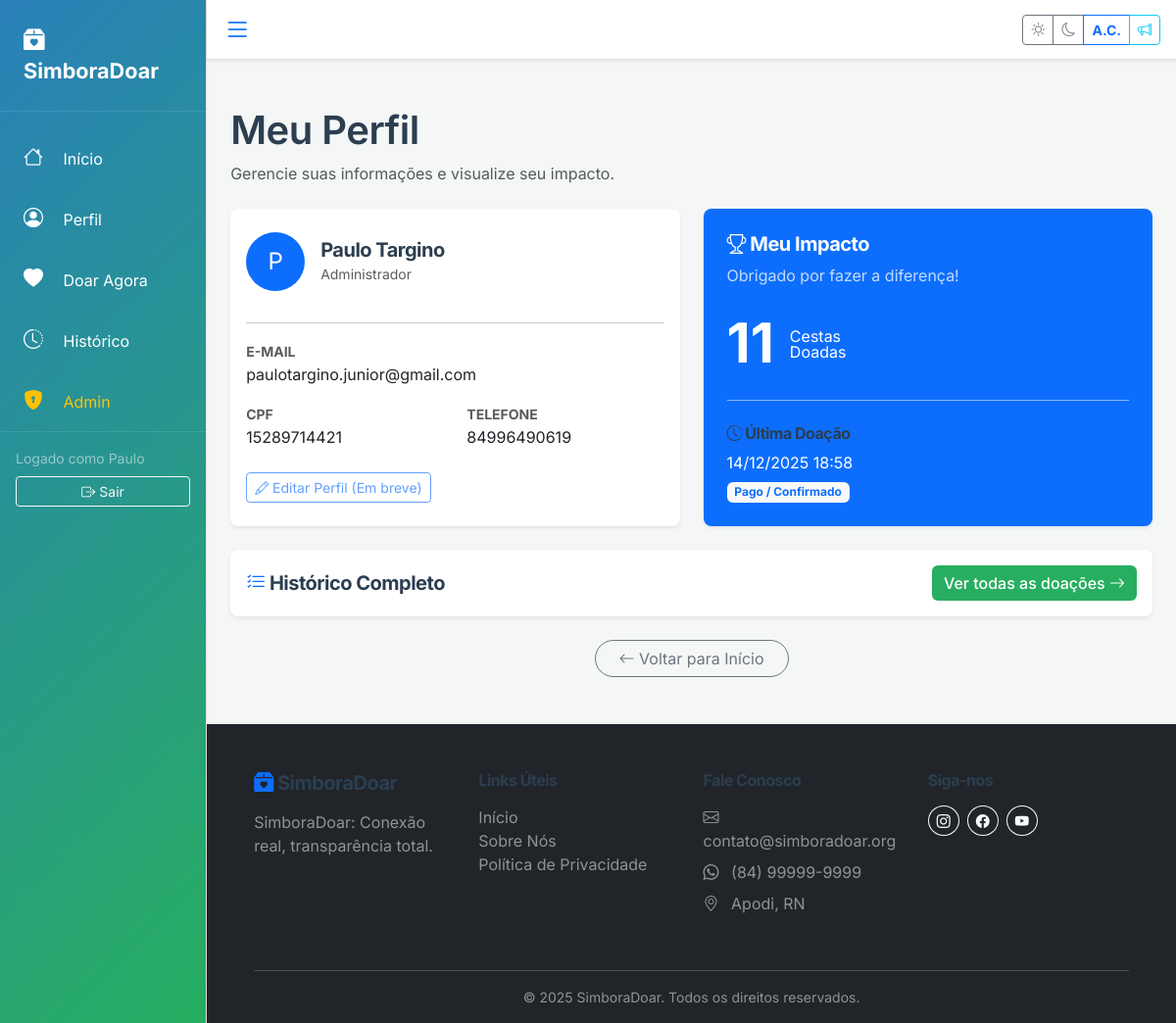
Screenshot of /profile/ (signed in) with the database file from the repository.
### core/models.py (models this page shows, shortened)
class User(AbstractUser):
    cpf = models.CharField(max_length=14, unique=True, verbose_name="CPF")
    phone = models.CharField(max_length=15, verbose_name="Telefone")
    REQUIRED_FIELDS = ['email', 'cpf', 'phone']

class Donation(models.Model):
    STATUS_CHOICES = [
        ('PENDING', 'Pendente'),
        ('PAID', 'Pago / Confirmado'),
        ('DELIVERING', 'Em Entrega'),
        ('COMPLETED', 'Entregue'),
    ]
    TYPE_CHOICES = [
        ('PREMADE', 'Cesta Pronta'),
        ('CUSTOM', 'Cesta Customizada'),
    ]
    id = models.UUIDField(primary_key=True, default=uuid.uuid4, editable=False)
    user = models.ForeignKey(User, on_delete=models.CASCADE, related_name='donations')
    community = models.ForeignKey(Community, on_delete=models.SET_NULL, null=True, blank=True, related_name='donations', verbose_name="Comunidade Destino")
    type = models.CharField(max_length=20, choices=TYPE_CHOICES)
    items = models.JSONField(default=list, verbose_name="Itens da Cesta")
    total_value = models.DecimalField(max_digits=10, decimal_places=2, default=0.00)
    status = models.CharField(max_length=20, choices=STATUS_CHOICES, default='PENDING')
    created_at = models.DateTimeField(auto_now_add=True)

### core/views.py (the view)
# urls.py: path('profile/', views.profile, name='profile'),
@login_required
def profile(request):
    donations = Donation.objects.filter(user=request.user)
    total_donations = donations.count()
    last_donation = donations.order_by('created_at').last()
    context = {
        'total_donations': total_donations,
        'last_donation': last_donation,
    }
    return render(request, 'core/profile.html', context)

### templates/core/profile.html (shortened to what this page needs)
{% extends 'base.html' %}
{% block content %}
<div class="container-fluid p-4">
    <h1 class="mt-4">Meu Perfil</h1>
    <p class="text-muted">Gerencie suas informações e visualize seu impacto.</p>
    <div class="row mt-4">
        <div class="col-md-6 mb-4">
            <div class="card shadow-sm h-100 border-0">
                <div class="card-header bg-transparent border-0 pt-4 pb-0">
                    <div class="d-flex align-items-center">
                        <div class="bg-primary text-white rounded-circle d-flex align-items-center justify-content-center me-3"
                            style="width: 60px; height: 60px; font-size: 24px;">
                            {{ user.username|slice:":1"|upper }}
                        </div>
                        <div>
                            <h5 class="mb-0 fw-bold">{{ user.get_full_name|default:user.username }}</h5>
                            <small class="text-muted">
                                {% if user.is_superuser %}Administrador{% else %}Doador{% endif %}
                            </small>
                        </div>
                    </div>
                </div>
                <div class="card-body">
                    <hr>
                    <div class="mb-3">
                        <label class="small text-muted fw-bold">E-MAIL</label>
                        <p class="mb-0">{{ user.email }}</p>
                    </div>
                    <div class="row">
                        <div class="col-6 mb-3">
                            <label class="small text-muted fw-bold">CPF</label>
                            <p class="mb-0">{{ user.cpf|default:"Não informado" }}</p>
                        </div>
                        <div class="col-6 mb-3">
                            <label class="small text-muted fw-bold">TELEFONE</label>
                            <p class="mb-0">{{ user.phone|default:"Não informado" }}</p>
                        </div>
                    </div>
                    <button class="btn btn-outline-primary btn-sm mt-2 disabled">
                        <i class="bi bi-pencil"></i> Editar Perfil (Em breve)
                    </button>
                </div>
            </div>
        </div>
        <div class="col-md-6 mb-4">
            <div class="card shadow-sm h-100 border-0 bg-primary text-white">
                <div class="card-body p-4">
                    <h5 class="card-title fw-bold"><i class="bi bi-trophy"></i> Meu Impacto</h5>
                    <p class="opacity-75">Obrigado por fazer a diferença!</p>
                    <div class="d-flex align-items-center mt-4">
                        <div class="display-4 fw-bold me-3">{{ total_donations }}</div>
                        <div class="lh-1">
                            Cestas<br>Doadas
                        </div>
                    </div>
                    <hr class="my-4 opacity-50">
                    <h6 class="fw-bold"><i class="bi bi-clock-history"></i> Última Doação</h6>
                    {% if last_donation %}
                    <p class="mb-1">{{ last_donation.created_at|date:"d/m/Y H:i" }}</p>
                    <span class="badge bg-light text-primary">{{ last_donation.get_status_display }}</span>
                    {% else %}
                    <p class="mb-0 opacity-75">Você ainda não fez doações.</p>
                    <a href="{% url 'donate_options' %}" class="btn btn-light btn-sm mt-3 text-primary fw-bold">Fazer
                        primeira doação</a>
                    {% endif %}
                </div>
            </div>
        </div>
    </div>
    <div class="row">
        <div class="col-12">
            <div class="card shadow-sm border-0">
                <div class="card-body d-flex justify-content-between align-items-center flex-wrap">
                    <h5 class="mb-0 fw-bold"><i class="bi bi-list-check text-primary"></i> Histórico Completo</h5>
                    <a href="{% url 'my_donations' %}" class="btn btn-primary mt-2 mt-md-0">
                        Ver todas as doações <i class="bi bi-arrow-right"></i>
                    </a>
                </div>
            </div>
        </div>
    </div>
    <div class="text-center mt-4 mb-4">
        <a href="{% url 'index' %}" class="btn btn-outline-secondary rounded-pill px-4"><i class="bi bi-arrow-left"></i>
            Voltar para Início</a>
    </div>
</div>
{% endblock %}

### templates/base.html (shortened to what this page needs)
{% load static %}
<!DOCTYPE html>
<html lang="pt-br">
<head>
    <link href="https://cdn.jsdelivr.net/npm/bootstrap@5.3.0/dist/css/bootstrap.min.css" rel="stylesheet">
    <link rel="stylesheet" href="https://cdn.jsdelivr.net/npm/bootstrap-icons@1.10.0/font/bootstrap-icons.css">
    <link rel="stylesheet" href="{% static 'css/styles.css' %}">
</head>
<body>
    {% if user.is_authenticated %}
    <div class="d-flex" id="wrapper">
        <div id="sidebar-wrapper" class="text-white sidebar">
            <div class="sidebar-heading border-bottom border-white border-opacity-10">
                <i class="bi bi-box2-heart-fill"></i> SimboraDoar
            </div>
            <div class="list-group list-group-flush mt-3">
                <a href="{% url 'index' %}"
                    class="list-group-item list-group-item-action text-white bg-transparent border-0">
                    <i class="bi bi-house me-3 fs-5"></i> Início
                </a>
                <a href="{% url 'profile' %}"
                    class="list-group-item list-group-item-action text-white bg-transparent border-0">
                    <i class="bi bi-person-circle me-3 fs-5"></i> Perfil
                </a>
                <a href="{% url 'donate_options' %}"
                    class="list-group-item list-group-item-action text-white bg-transparent border-0">
                    <i class="bi bi-heart-fill me-3 fs-5"></i> Doar Agora
                </a>
                <a href="{% url 'my_donations' %}"
                    class="list-group-item list-group-item-action text-white bg-transparent border-0">
                    <i class="bi bi-clock-history me-3 fs-5"></i> Histórico
                </a>
                {% if user.is_staff %}
                <a href="{% url 'admin:index' %}"
                    class="list-group-item list-group-item-action text-warning bg-transparent border-0">
                    <i class="bi bi-shield-lock-fill me-3 fs-5"></i> Admin
                </a>
                {% endif %}
                <div class="mt-auto p-3 border-top border-white border-opacity-10">
                    <small class="text-white-50 d-block mb-2">Logado como {{ user.username }}</small>
                    <form action="{% url 'logout' %}" method="post">
                        <button class="btn btn-outline-light w-100 btn-sm"><i class="bi bi-box-arrow-right"></i>
                            Sair</button>
                    </form>
                </div>
            </div>
        </div>
        <div id="page-content-wrapper">
            <nav class="navbar navbar-expand-lg global-navbar sticky-top px-3 shadow-sm">
                <button class="btn btn-link text-primary p-0 me-3" id="sidebarToggle">
                    <i class="bi bi-list fs-3"></i>
                </button>
                <div class="d-flex ms-auto gap-2">
                    <div class="btn-group btn-group-sm" role="group">
                        <button type="button" class="btn btn-outline-secondary" onclick="setTheme('light')"
                            title="Claro"><i class="bi bi-sun"></i></button>
                        <button type="button" class="btn btn-outline-secondary" onclick="setTheme('dark')"
                            title="Escuro"><i class="bi bi-moon"></i></button>
                        <button type="button" class="btn btn-outline-primary fw-bold"
                            onclick="setTheme('high-contrast')" title="Alto Contraste">A.C.</button>
                        <button type="button" class="btn btn-outline-info" onclick="toggleTTS()" title="Ler Página"><i
                                class="bi bi-megaphone"></i></button>
                    </div>
                </div>
            </nav>
            <main>
                    {% endif %}
                    {% block content %}{% endblock %}
                </main>
                <footer class="bg-dark text-white pt-5 pb-3 mt-auto">
                    <div class="container-fluid px-5">
                        <div class="row">
                            <div class="col-lg-3 col-md-6 mb-4">
                                <h5 class="fw-bold mb-3"><i class="bi bi-box2-heart-fill text-primary"></i>
                                    SimboraDoar</h5>
                                <p class="text-white-50">
                                    SimboraDoar: Conexão real, transparência total.
                                </p>
                            </div>
                            <div class="col-lg-3 col-md-6 mb-4">
                                <h6 class="fw-bold mb-3">Links Úteis</h6>
                                <ul class="list-unstyled text-white-50">
                                    <li><a href="{% url 'index' %}"
                                            class="text-white-50 text-decoration-none">Início</a></li>
                                    <li><a href="{% url 'about' %}" class="text-white-50 text-decoration-none">Sobre
                                            Nós</a></li>
                                    <li><a href="#" class="text-white-50 text-decoration-none text-nowrap">Política de
                                            Privacidade</a></li>
                                </ul>
                            </div>
                            <div class="col-lg-3 col-md-6 mb-4">
                                <h6 class="fw-bold mb-3">Fale Conosco</h6>
                                <ul class="list-unstyled text-white-50">
                                    <li class="mb-2"><i class="bi bi-envelope me-2"></i> contato@simboradoar.org
                                    </li>
                                    <li class="mb-2"><i class="bi bi-whatsapp me-2"></i> (84) 99999-9999</li>
                                    <li class="mb-2"><i class="bi bi-geo-alt me-2"></i> Apodi, RN</li>
                                </ul>
                            </div>
                            <div class="col-lg-3 col-md-6 mb-4">
                                <h6 class="fw-bold mb-3">Siga-nos</h6>
                                <div class="d-flex gap-2">
                                    <a href="#" class="btn btn-outline-light btn-sm rounded-circle"><i
                                            class="bi bi-instagram"></i></a>
                                    <a href="#" class="btn btn-outline-light btn-sm rounded-circle"><i
                                            class="bi bi-facebook"></i></a>
                                    <a href="#" class="btn btn-outline-light btn-sm rounded-circle"><i
                                            class="bi bi-youtube"></i></a>
                                </div>
                            </div>
                        </div>
                        <hr class="border-secondary opacity-50">
                        <div class="text-center text-white-50 small">
                            &copy; 2025 SimboraDoar. Todos os direitos reservados.
                        </div>
                    </div>
                </footer>
                {% if user.is_authenticated %}
        </div>
    </div>
    {% endif %}
</body>
</html>

### static/css/styles.css (style rules this page uses)
:root { --bg-color: #F4F7F6; --surface-color: #FFFFFF; --text-primary: #2C3E50; --text-secondary: #546E7A; --brand-blue: #2980B9; --brand-green: #27AE60; --border-color: #E0E0E0; --shadow: 0 4px 6px rgba(0, 0, 0, 0.05); --bs-body-font-family: 'Inter', sans-serif; }
body { font-family: 'Inter', sans-serif !important; background-color: var(--bg-color); color: var(--text-primary); transition: background-color 0.3s, color 0.3s; }
.sidebar { background-color: var(--surface-color); border-right: 1px solid var(--border-color); }
.card, .dashboard-panel { background-color: var(--surface-color); border: 1px solid var(--border-color); border-radius: 8px; box-shadow: var(--shadow); }
h1, h2, h3, h4, h5, h6 { font-weight: 600; letter-spacing: -0.5px; color: var(--text-primary); }
.btn-primary { background-color: var(--brand-green); color: white; font-weight: 500; border-radius: 6px; border: none; }
#sidebar-wrapper { background: linear-gradient(135deg, var(--brand-blue) 0%, var(--brand-green) 100%); }
.global-navbar { background-color: var(--surface-color) !important; border-bottom: 1px solid var(--border-color); transition: background-color 0.3s, border-color 0.3s; }

### templates/base.html (style rules this page uses)
#wrapper { overflow-x: hidden; }
#sidebar-wrapper { min-height: 100vh; margin-left: -16rem; transition: margin 0.25s ease-out; width: 16rem; }
#sidebar-wrapper .sidebar-heading { padding: 1.5rem; font-size: 1.35rem; font-weight: 700; }
#sidebar-wrapper .list-group-item { padding: 1rem 1.5rem; }
#page-content-wrapper { min-width: 100vw; width: 100%; }
@media (min-width: 768px) { #sidebar-wrapper { margin-left: 0; } }
@media (min-width: 768px) { #page-content-wrapper { min-width: 0; width: 100%; } }

### rows the page displays
User: username "Paulo", username "P", get_full_name "Paulo Targino", email "paulotargino.junior@gmail.com", cpf "15289714421", phone "84996490619"
Donation: created_at "14/12/2025 18:58", status "Pago / Confirmado"

### other values shown
{{ total_donations }} "11"
